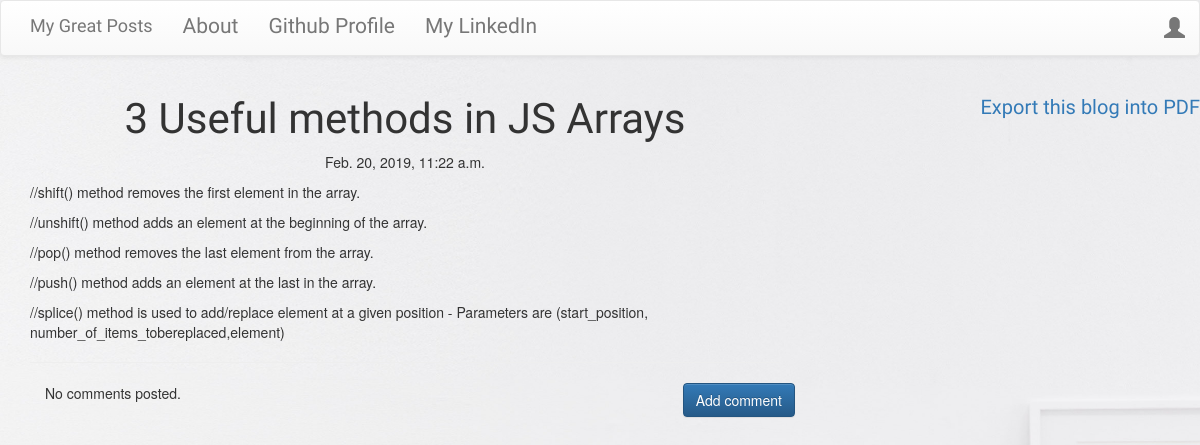
Page /post/13 on the committed database.
### blog/models.py (models this page shows, shortened)
class Post(models.Model):
    author = models.ForeignKey('auth.User' ,on_delete=models.CASCADE)
    title = models.CharField(max_length=200)
    text = models.TextField()
    created_date = models.DateTimeField(default=timezone.now)
    published_date = models.DateTimeField(blank=True, null=True)

### blog/views.py (the view)
# urls.py: url(r'^post/(?P<pk>\d+)$', views.PostDetailView.as_view(), name='post_detail'),
class PostDetailView(DetailView):
    model = Post

### blog/templates/blog/post_detail.html (shortened to what this page needs)
{% extends 'blog/base.html' %}
{% block content %}
<div class="postdetailview">
  <h1 class='posttitle loader'>{{ post.title }}</h1>
  {% if post.published_date %}
      <div class="date postdate">
          {{ post.published_date }}
      </div>
  {% else %}
      <a class="btn btn-default" href="{% url 'post_publish' pk=post.pk %}">Publish</a>
  {% endif %}
  <p class='postcontent' >{{ post.text|safe|linebreaksbr }}</p>
  <hr>
  <a class="btn btn-primary btn-comment" href="{% url 'add_comment_to_post' pk=post.pk %}">Add comment</a>
  <div class="container">
  {% for comment in post.comments.all %}
  <br>
  {% if user.is_authenticated or comment.approved_comment %}
        {{ comment.created_date }}
        {% if not comment.approved_comment %}
            <a class="btn btn-default" href="{% url 'comment_remove' pk=comment.pk %}"><span class="glyphicon glyphicon-remove"></span></a>
            <a class="btn btn-default" href="{% url 'comment_approve' pk=comment.pk %}"><span class="glyphicon glyphicon-ok"></span></a>
        {% endif %}
    <p>{{ comment.text|safe|linebreaks }}</p>
    <p>Posted by: <strong>{{ comment.author }}</strong></p>
  {% endif %}
  {% empty %}
  <p>No comments posted.</p>
  {% endfor %}
  </div>
  {% endblock %}
  {% block export %}
  <div class="exports">
  <h1><a href="{% url 'content' pk=post.pk%}">Export this blog into PDF</a></h1>
  </div>
{% endblock %}

### blog/static/css/blog.css (style rules this page uses)
body { background: url("/static/images/background.jpg") no-repeat; background-size:100%; background-size: 1800px 900px; }
.postdetailview { background: none; background-size:100%; background-size: 1800px 900px; }
.postdate { text-align: center; }
.posttitle { font-family: 'Boogaloo', cursive; font-size: 3em; text-align: center; }
.postcontent { font-size: 1.5em; }
.btn-comment { position: absolute; right: 0px; }
div.exports { float: right; margin: auto; }
.exports h1 { font-size: 20px; font-family: 'Boogaloo', cursive; }

### rows in the picture
Post: title "3 Useful methods in JS Arrays", published_date "Feb. 20, 2019, 11:22 a.m.", text "//shift() method removes the first element in the array. //unshift() method adds an element at the beginning of the array. //pop() method removes the last element from the array. //push() method adds an element at the last in the array. //splice() method is used to add/replace element at a given position - Parameters are (start_position, number_of_items_tobereplaced,element)"
